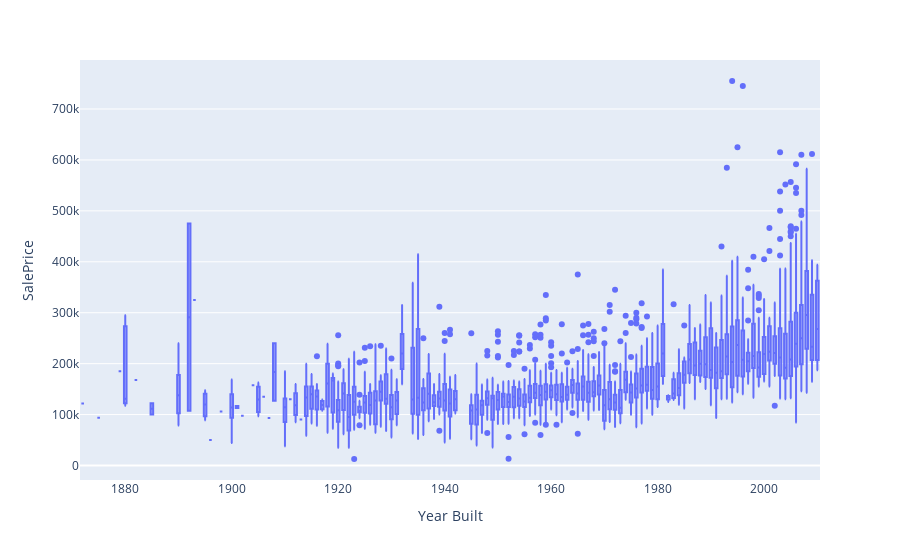

The cell this chart's notebook holds for it:
### Code cell
fig = px.box(df_train, x='Year Built', y='SalePrice')
fig.show()

### Figure 1 — Plotly figure (JSON) as saved in the notebook; plotly's stock layout.template omitted (floating-point values rounded to 4 significant figures; data arrays with more than 128 entries replaced by an {"elided": "..."} marker saying what was removed)
{"data": [{"alignmentgroup": "True", "hovertemplate": "Year Built=%{x}<br>SalePrice=%{y}<extra></extra>", "legendgroup": "", "marker": {"color": "#636efa"}, "name": "", "notched": false, "offsetgroup": "", "orientation": "v", "showlegend": false, "type": "box", "x": {"elided": "2930 int values"}, "x0": " ", "xaxis": "x", "y": {"elided": "2930 int values"}, "y0": " ", "yaxis": "y"}], "layout": {"autosize": true, "boxmode": "group", "legend": {"tracegroupgap": 0}, "margin": {"t": 60}, "xaxis": {"anchor": "y", "autorange": true, "domain": [0, 1], "range": [1872.0, 2010.0], "title": {"text": "Year Built"}, "type": "linear"}, "yaxis": {"anchor": "x", "autorange": true, "domain": [0, 1], "range": [-28440.0, 796200.0], "title": {"text": "SalePrice"}, "type": "linear"}}}
